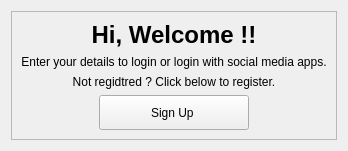
                <widget class="QWidget" name="welcome_login_pg">
                 <property name="styleSheet">
                  <string notr="true" />
                 </property>
                 <layout class="QVBoxLayout" name="verticalLayout_2">
                  <item alignment="Qt::AlignHCenter|Qt::AlignVCenter">
                   <widget class="QFrame" name="frame">
                    <property name="frameShape">
                     <enum>QFrame::StyledPanel</enum>
                    </property>
                    <property name="frameShadow">
                     <enum>QFrame::Raised</enum>
                    </property>
                    <layout class="QVBoxLayout" name="verticalLayout_3">
                     <item>
                      <widget class="QLabel" name="label">
                       <property name="maximumSize">
                        <size>
                         <width>16777215</width>
                         <height>16777210</height>
                        </size>
                       </property>
                       <property name="text">
                        <string>&lt;html&gt;&lt;head/&gt;&lt;body&gt;&lt;p align="center"&gt;&lt;span style=" font-size:18pt; font-weight:600;"&gt;Hi, Welcome !!&lt;/span&gt;&lt;/p&gt;&lt;/body&gt;&lt;/html&gt;</string>
                       </property>
                      </widget>
                     </item>
                     <item>
                      <widget class="QLabel" name="label_2">
                       <property name="text">
                        <string>Enter your details to login or login with social media apps.</string>
                       </property>
                       <property name="alignment">
                        <set>Qt::AlignCenter</set>
                       </property>
                      </widget>
                     </item>
                     <item>
                      <widget class="QLabel" name="label_3">
                       <property name="text">
                        <string>Not regidtred ? Click below to register.</string>
                       </property>
                       <property name="alignment">
                        <set>Qt::AlignCenter</set>
                       </property>
                      </widget>
                     </item>
                     <item alignment="Qt::AlignHCenter">
                      <widget class="QPushButton" name="to_signup">
                       <property name="minimumSize">
                        <size>
                         <width>150</width>
                         <height>35</height>
                        </size>
                       </property>
                       <property name="maximumSize">
                        <size>
                         <width>150</width>
                         <height>35</height>
                        </size>
                       </property>
                       <property name="cursor">
                        <cursorShape>PointingHandCursor</cursorShape>
                       </property>
                       <property name="text">
                        <string>Sign Up </string>
                       </property>
                      </widget>
                     </item>
                    </layout>
                   </widget>
                  </item>
                 </layout>
                </widget>
